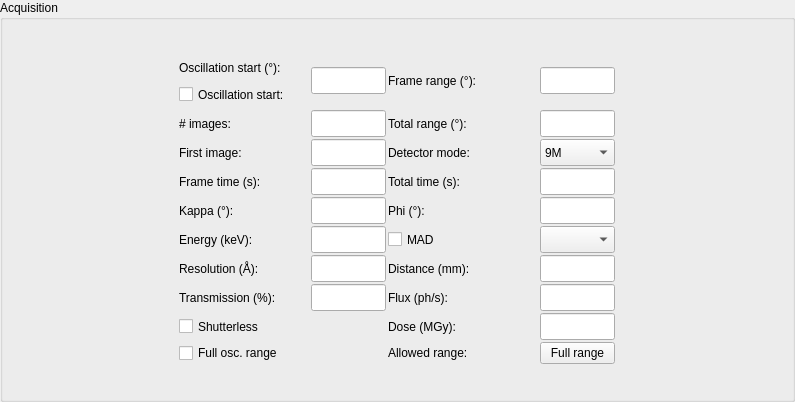
<?xml version="1.0" encoding="UTF-8"?>
<ui version="4.0">
 <class>AcquisitionWidgetVerticalLayout</class>
 <widget class="QWidget" name="AcquisitionWidgetVerticalLayout">
  <property name="geometry">
   <rect>
    <x>0</x>
    <y>0</y>
    <width>795</width>
    <height>402</height>
   </rect>
  </property>
  <property name="sizePolicy">
   <sizepolicy hsizetype="Preferred" vsizetype="Preferred">
    <horstretch>0</horstretch>
    <verstretch>0</verstretch>
   </sizepolicy>
  </property>
  <property name="maximumSize">
   <size>
    <width>32767</width>
    <height>32767</height>
   </size>
  </property>
  <property name="windowTitle">
   <string>Acquisition widget</string>
  </property>
  <layout class="QGridLayout" name="gridLayout">
   <property name="leftMargin">
    <number>0</number>
   </property>
   <property name="topMargin">
    <number>0</number>
   </property>
   <property name="rightMargin">
    <number>0</number>
   </property>
   <property name="bottomMargin">
    <number>0</number>
   </property>
   <item row="0" column="0">
    <widget class="QGroupBox" name="acq_gbox">
     <property name="sizePolicy">
      <sizepolicy hsizetype="Preferred" vsizetype="Fixed">
       <horstretch>0</horstretch>
       <verstretch>0</verstretch>
      </sizepolicy>
     </property>
     <property name="maximumSize">
      <size>
       <width>32767</width>
       <height>32767</height>
      </size>
     </property>
     <property name="title">
      <string>Acquisition</string>
     </property>
     <layout class="QGridLayout" name="gridLayout_3">
      <item row="0" column="0">
       <layout class="QGridLayout" name="gridLayout_2">
        <property name="spacing">
         <number>2</number>
        </property>
        <item row="0" column="0">
         <layout class="QVBoxLayout" name="verticalLayout">
          <property name="spacing">
           <number>0</number>
          </property>
          <property name="leftMargin">
           <number>0</number>
          </property>
          <property name="topMargin">
           <number>0</number>
          </property>
          <item>
           <widget class="QLabel" name="osc_start_label">
            <property name="minimumSize">
             <size>
              <width>0</width>
              <height>27</height>
             </size>
            </property>
            <property name="maximumSize">
             <size>
              <width>16777215</width>
              <height>27</height>
             </size>
            </property>
            <property name="text">
             <string>Oscillation start (°):</string>
            </property>
           </widget>
          </item>
          <item>
           <widget class="QCheckBox" name="osc_start_cbox">
            <property name="sizePolicy">
             <sizepolicy hsizetype="Preferred" vsizetype="Preferred">
              <horstretch>0</horstretch>
              <verstretch>0</verstretch>
             </sizepolicy>
            </property>
            <property name="minimumSize">
             <size>
              <width>0</width>
              <height>27</height>
             </size>
            </property>
            <property name="maximumSize">
             <size>
              <width>130</width>
              <height>27</height>
             </size>
            </property>
            <property name="text">
             <string>Oscillation start:</string>
            </property>
           </widget>
          </item>
         </layout>
        </item>
        <item row="0" column="1">
         <widget class="QLineEdit" name="osc_start_ledit">
          <property name="enabled">
           <bool>true</bool>
          </property>
          <property name="minimumSize">
           <size>
            <width>25</width>
            <height>27</height>
           </size>
          </property>
          <property name="maximumSize">
           <size>
            <width>75</width>
            <height>27</height>
           </size>
          </property>
         </widget>
        </item>
        <item row="0" column="2">
         <widget class="QLabel" name="osc_range_label">
          <property name="minimumSize">
           <size>
            <width>0</width>
            <height>27</height>
           </size>
          </property>
          <property name="maximumSize">
           <size>
            <width>150</width>
            <height>27</height>
           </size>
          </property>
          <property name="text">
           <string>Frame range (°):</string>
          </property>
          <property name="wordWrap">
           <bool>false</bool>
          </property>
         </widget>
        </item>
        <item row="0" column="3">
         <widget class="QLineEdit" name="osc_range_ledit">
          <property name="minimumSize">
           <size>
            <width>25</width>
            <height>27</height>
           </size>
          </property>
          <property name="maximumSize">
           <size>
            <width>75</width>
            <height>27</height>
           </size>
          </property>
         </widget>
        </item>
        <item row="1" column="0">
         <widget class="QLabel" name="num_images_label">
          <property name="minimumSize">
           <size>
            <width>0</width>
            <height>27</height>
           </size>
          </property>
          <property name="maximumSize">
           <size>
            <width>16777215</width>
            <height>27</height>
           </size>
          </property>
          <property name="acceptDrops">
           <bool>true</bool>
          </property>
          <property name="text">
           <string># images:</string>
          </property>
          <property name="wordWrap">
           <bool>false</bool>
          </property>
         </widget>
        </item>
        <item row="1" column="1">
         <widget class="QLineEdit" name="num_images_ledit">
          <property name="minimumSize">
           <size>
            <width>25</width>
            <height>27</height>
           </size>
          </property>
          <property name="maximumSize">
           <size>
            <width>75</width>
            <height>27</height>
           </size>
          </property>
         </widget>
        </item>
        <item row="1" column="2">
         <widget class="QLabel" name="osc_total_range_label">
          <property name="minimumSize">
           <size>
            <width>0</width>
            <height>27</height>
           </size>
          </property>
          <property name="maximumSize">
           <size>
            <width>150</width>
            <height>27</height>
           </size>
          </property>
          <property name="text">
           <string>Total range (°):</string>
          </property>
         </widget>
        </item>
        <item row="1" column="3">
         <widget class="QLineEdit" name="osc_total_range_ledit">
          <property name="sizePolicy">
           <sizepolicy hsizetype="Expanding" vsizetype="Fixed">
            <horstretch>0</horstretch>
            <verstretch>0</verstretch>
           </sizepolicy>
          </property>
          <property name="minimumSize">
           <size>
            <width>25</width>
            <height>27</height>
           </size>
          </property>
          <property name="maximumSize">
           <size>
            <width>75</width>
            <height>27</height>
           </size>
          </property>
         </widget>
        </item>
        <item row="2" column="0">
         <widget class="QLabel" name="first_image_label">
          <property name="minimumSize">
           <size>
            <width>0</width>
            <height>27</height>
           </size>
          </property>
          <property name="maximumSize">
           <size>
            <width>16777215</width>
            <height>27</height>
           </size>
          </property>
          <property name="text">
           <string>First image:</string>
          </property>
          <property name="wordWrap">
           <bool>false</bool>
          </property>
         </widget>
        </item>
        <item row="2" column="1">
         <widget class="QLineEdit" name="first_image_ledit">
          <property name="sizePolicy">
           <sizepolicy hsizetype="Expanding" vsizetype="Fixed">
            <horstretch>0</horstretch>
            <verstretch>0</verstretch>
           </sizepolicy>
          </property>
          <property name="minimumSize">
           <size>
            <width>25</width>
            <height>27</height>
           </size>
          </property>
          <property name="maximumSize">
           <size>
            <width>75</width>
            <height>27</height>
           </size>
          </property>
         </widget>
        </item>
        <item row="2" column="2">
         <widget class="QLabel" name="detector_roi_mode_label">
          <property name="enabled">
           <bool>true</bool>
          </property>
          <property name="sizePolicy">
           <sizepolicy hsizetype="Fixed" vsizetype="Preferred">
            <horstretch>0</horstretch>
            <verstretch>0</verstretch>
           </sizepolicy>
          </property>
          <property name="minimumSize">
           <size>
            <width>0</width>
            <height>27</height>
           </size>
          </property>
          <property name="maximumSize">
           <size>
            <width>150</width>
            <height>27</height>
           </size>
          </property>
          <property name="text">
           <string>Detector mode:</string>
          </property>
          <property name="wordWrap">
           <bool>false</bool>
          </property>
         </widget>
        </item>
        <item row="2" column="3">
         <widget class="QComboBox" name="detector_roi_mode_combo">
          <property name="enabled">
           <bool>true</bool>
          </property>
          <property name="minimumSize">
           <size>
            <width>25</width>
            <height>27</height>
           </size>
          </property>
          <property name="maximumSize">
           <size>
            <width>75</width>
            <height>27</height>
           </size>
          </property>
          <property name="toolTip">
           <string>Select necesaary detector mode</string>
          </property>
          <item>
           <property name="text">
            <string>9M</string>
           </property>
          </item>
          <item>
           <property name="text">
            <string>4M</string>
           </property>
          </item>
         </widget>
        </item>
        <item row="3" column="0">
         <widget class="QLabel" name="exp_time_label">
          <property name="minimumSize">
           <size>
            <width>0</width>
            <height>27</height>
           </size>
          </property>
          <property name="maximumSize">
           <size>
            <width>16777215</width>
            <height>27</height>
           </size>
          </property>
          <property name="text">
           <string>Frame time (s):</string>
          </property>
          <property name="wordWrap">
           <bool>false</bool>
          </property>
         </widget>
        </item>
        <item row="3" column="1">
         <widget class="QLineEdit" name="exp_time_ledit">
          <property name="minimumSize">
           <size>
            <width>25</width>
            <height>27</height>
           </size>
          </property>
          <property name="maximumSize">
           <size>
            <width>75</width>
            <height>27</height>
           </size>
          </property>
         </widget>
        </item>
        <item row="3" column="2">
         <widget class="QLabel" name="total_exp_time_label">
          <property name="text">
           <string>Total time (s):</string>
          </property>
         </widget>
        </item>
        <item row="3" column="3">
         <widget class="QLineEdit" name="exp_time_total_ledit">
          <property name="minimumSize">
           <size>
            <width>25</width>
            <height>27</height>
           </size>
          </property>
          <property name="maximumSize">
           <size>
            <width>75</width>
            <height>27</height>
           </size>
          </property>
         </widget>
        </item>
        <item row="4" column="0">
         <widget class="QLabel" name="kappa_label">
          <property name="minimumSize">
           <size>
            <width>0</width>
            <height>27</height>
           </size>
          </property>
          <property name="maximumSize">
           <size>
            <width>16777215</width>
            <height>27</height>
           </size>
          </property>
          <property name="text">
           <string>Kappa (°):</string>
          </property>
          <property name="wordWrap">
           <bool>false</bool>
          </property>
         </widget>
        </item>
        <item row="4" column="1">
         <widget class="QLineEdit" name="kappa_ledit">
          <property name="minimumSize">
           <size>
            <width>25</width>
            <height>27</height>
           </size>
          </property>
          <property name="maximumSize">
           <size>
            <width>75</width>
            <height>27</height>
           </size>
          </property>
         </widget>
        </item>
        <item row="4" column="2">
         <widget class="QLabel" name="kappa_phi_label">
          <property name="minimumSize">
           <size>
            <width>0</width>
            <height>27</height>
           </size>
          </property>
          <property name="maximumSize">
           <size>
            <width>150</width>
            <height>27</height>
           </size>
          </property>
          <property name="text">
           <string>Phi (°):</string>
          </property>
          <property name="wordWrap">
           <bool>false</bool>
          </property>
         </widget>
        </item>
        <item row="4" column="3">
         <widget class="QLineEdit" name="kappa_phi_ledit">
          <property name="minimumSize">
           <size>
            <width>25</width>
            <height>27</height>
           </size>
          </property>
          <property name="maximumSize">
           <size>
            <width>75</width>
            <height>27</height>
           </size>
          </property>
         </widget>
        </item>
        <item row="5" column="0">
         <widget class="QLabel" name="energy_label">
          <property name="minimumSize">
           <size>
            <width>0</width>
            <height>27</height>
           </size>
          </property>
          <property name="maximumSize">
           <size>
            <width>16777215</width>
            <height>27</height>
           </size>
          </property>
          <property name="text">
           <string>Energy (keV):</string>
          </property>
          <property name="wordWrap">
           <bool>false</bool>
          </property>
         </widget>
        </item>
        <item row="5" column="1">
         <widget class="QLineEdit" name="energy_ledit">
          <property name="minimumSize">
           <size>
            <width>25</width>
            <height>27</height>
           </size>
          </property>
          <property name="maximumSize">
           <size>
            <width>75</width>
            <height>27</height>
           </size>
          </property>
         </widget>
        </item>
        <item row="5" column="2">
         <widget class="QCheckBox" name="mad_cbox">
          <property name="minimumSize">
           <size>
            <width>0</width>
            <height>27</height>
           </size>
          </property>
          <property name="maximumSize">
           <size>
            <width>150</width>
            <height>27</height>
           </size>
          </property>
          <property name="toolTip">
           <string>Check to use energies from energy scan</string>
          </property>
          <property name="text">
           <string>MAD</string>
          </property>
         </widget>
        </item>
        <item row="5" column="3">
         <widget class="QComboBox" name="energies_combo">
          <property name="minimumSize">
           <size>
            <width>25</width>
            <height>27</height>
           </size>
          </property>
          <property name="maximumSize">
           <size>
            <width>75</width>
            <height>27</height>
           </size>
          </property>
          <property name="toolTip">
           <string>Check to use energies from energy scan</string>
          </property>
         </widget>
        </item>
        <item row="6" column="0">
         <widget class="QLabel" name="resolution_label">
          <property name="minimumSize">
           <size>
            <width>0</width>
            <height>27</height>
           </size>
          </property>
          <property name="maximumSize">
           <size>
            <width>16777215</width>
            <height>27</height>
           </size>
          </property>
          <property name="text">
           <string>Resolution (Å):</string>
          </property>
          <property name="wordWrap">
           <bool>false</bool>
          </property>
         </widget>
        </item>
        <item row="6" column="1">
         <widget class="QLineEdit" name="resolution_ledit">
          <property name="minimumSize">
           <size>
            <width>25</width>
            <height>27</height>
           </size>
          </property>
          <property name="maximumSize">
           <size>
            <width>75</width>
            <height>27</height>
           </size>
          </property>
         </widget>
        </item>
        <item row="6" column="2">
         <widget class="QLabel" name="detector_distance_label">
          <property name="minimumSize">
           <size>
            <width>0</width>
            <height>27</height>
           </size>
          </property>
          <property name="maximumSize">
           <size>
            <width>150</width>
            <height>27</height>
           </size>
          </property>
          <property name="text">
           <string>Distance (mm):</string>
          </property>
         </widget>
        </item>
        <item row="6" column="3">
         <widget class="QLineEdit" name="detector_distance_ledit">
          <property name="minimumSize">
           <size>
            <width>25</width>
            <height>27</height>
           </size>
          </property>
          <property name="maximumSize">
           <size>
            <width>75</width>
            <height>27</height>
           </size>
          </property>
         </widget>
        </item>
        <item row="7" column="0">
         <widget class="QLabel" name="transmission_label">
          <property name="sizePolicy">
           <sizepolicy hsizetype="Preferred" vsizetype="Preferred">
            <horstretch>0</horstretch>
            <verstretch>0</verstretch>
           </sizepolicy>
          </property>
          <property name="minimumSize">
           <size>
            <width>0</width>
            <height>27</height>
           </size>
          </property>
          <property name="maximumSize">
           <size>
            <width>16777215</width>
            <height>27</height>
           </size>
          </property>
          <property name="text">
           <string>Transmission (%):</string>
          </property>
          <property name="wordWrap">
           <bool>false</bool>
          </property>
         </widget>
        </item>
        <item row="7" column="1">
         <widget class="QLineEdit" name="transmission_ledit">
          <property name="minimumSize">
           <size>
            <width>25</width>
            <height>27</height>
           </size>
          </property>
          <property name="maximumSize">
           <size>
            <width>75</width>
            <height>27</height>
           </size>
          </property>
         </widget>
        </item>
        <item row="7" column="2">
         <widget class="QLabel" name="flux_label">
          <property name="minimumSize">
           <size>
            <width>0</width>
            <height>27</height>
           </size>
          </property>
          <property name="maximumSize">
           <size>
            <width>150</width>
            <height>27</height>
           </size>
          </property>
          <property name="text">
           <string>Flux (ph/s):</string>
          </property>
         </widget>
        </item>
        <item row="7" column="3">
         <widget class="QLineEdit" name="flux_ledit">
          <property name="minimumSize">
           <size>
            <width>25</width>
            <height>27</height>
           </size>
          </property>
          <property name="maximumSize">
           <size>
            <width>75</width>
            <height>27</height>
           </size>
          </property>
         </widget>
        </item>
        <item row="8" column="0">
         <widget class="QCheckBox" name="shutterless_cbx">
          <property name="minimumSize">
           <size>
            <width>0</width>
            <height>27</height>
           </size>
          </property>
          <property name="maximumSize">
           <size>
            <width>16777215</width>
            <height>27</height>
           </size>
          </property>
          <property name="text">
           <string>Shutterless</string>
          </property>
         </widget>
        </item>
        <item row="8" column="2">
         <widget class="QLabel" name="dose_label">
          <property name="minimumSize">
           <size>
            <width>0</width>
            <height>27</height>
           </size>
          </property>
          <property name="maximumSize">
           <size>
            <width>150</width>
            <height>27</height>
           </size>
          </property>
          <property name="text">
           <string>Dose (MGy):</string>
          </property>
         </widget>
        </item>
        <item row="8" column="3">
         <widget class="QLineEdit" name="dose_ledit">
          <property name="minimumSize">
           <size>
            <width>25</width>
            <height>27</height>
           </size>
          </property>
          <property name="maximumSize">
           <size>
            <width>75</width>
            <height>27</height>
           </size>
          </property>
         </widget>
        </item>
        <item row="9" column="0" colspan="2">
         <widget class="QCheckBox" name="max_osc_range_cbx">
          <property name="enabled">
           <bool>true</bool>
          </property>
          <property name="text">
           <string>Full osc. range</string>
          </property>
         </widget>
        </item>
        <item row="9" column="2">
         <widget class="QLabel" name="set_max_osc_range_label">
          <property name="enabled">
           <bool>true</bool>
          </property>
          <property name="text">
           <string>Allowed range:</string>
          </property>
         </widget>
        </item>
        <item row="9" column="3">
         <widget class="QPushButton" name="set_max_osc_range_button">
          <property name="enabled">
           <bool>true</bool>
          </property>
          <property name="sizePolicy">
           <sizepolicy hsizetype="Expanding" vsizetype="Fixed">
            <horstretch>0</horstretch>
            <verstretch>0</verstretch>
           </sizepolicy>
          </property>
          <property name="minimumSize">
           <size>
            <width>25</width>
            <height>0</height>
           </size>
          </property>
          <property name="maximumSize">
           <size>
            <width>75</width>
            <height>16777215</height>
           </size>
          </property>
          <property name="toolTip">
           <string>Set maximum allowed oscillation range</string>
          </property>
          <property name="text">
           <string>Full range</string>
          </property>
         </widget>
        </item>
       </layout>
      </item>
     </layout>
    </widget>
   </item>
  </layout>
 </widget>
 <layoutdefault spacing="6" margin="11"/>
 <pixmapfunction>qPixmapFromMimeSource</pixmapfunction>
 <resources/>
 <connections/>
</ui>
